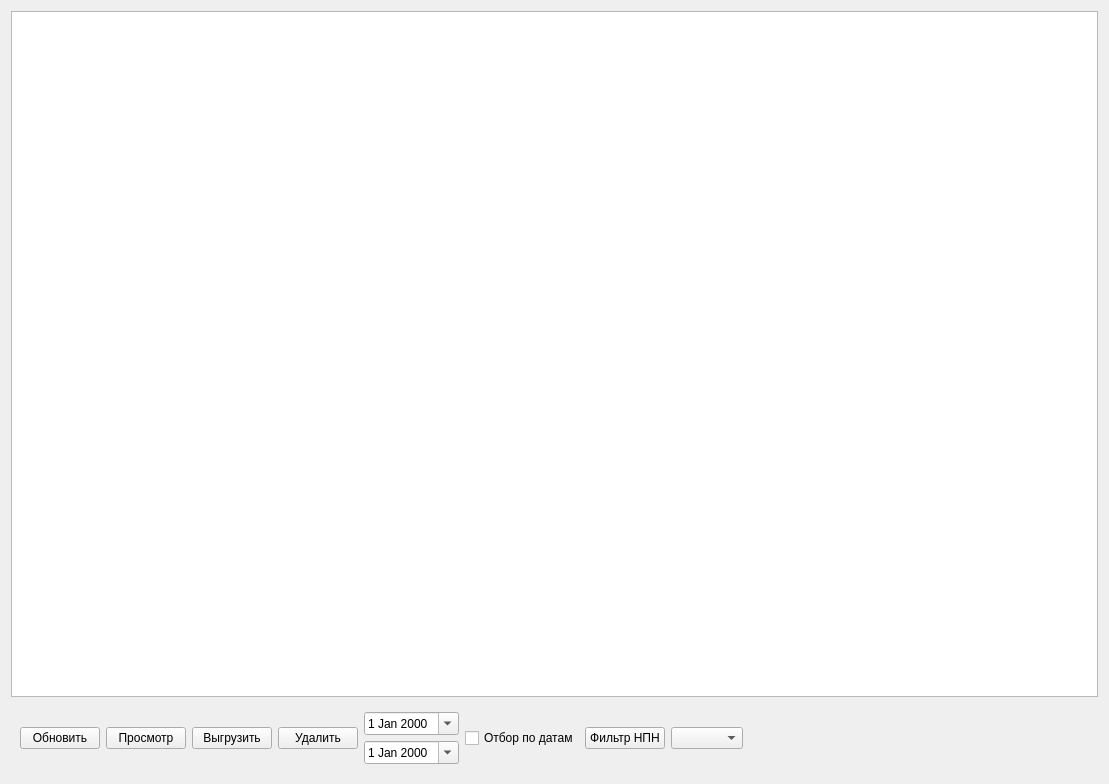
<?xml version="1.0" encoding="UTF-8"?>
<ui version="4.0">
 <class>FDs</class>
 <widget class="QWidget" name="FDs">
  <property name="windowModality">
   <enum>Qt::ApplicationModal</enum>
  </property>
  <property name="geometry">
   <rect>
    <x>0</x>
    <y>0</y>
    <width>1109</width>
    <height>784</height>
   </rect>
  </property>
  <property name="windowTitle">
   <string>Сеансы ДС</string>
  </property>
  <property name="windowIcon">
   <iconset resource="res.qrc">
    <normaloff>:/res/1/table.png</normaloff>:/res/1/table.png</iconset>
  </property>
  <layout class="QGridLayout" name="gridLayout">
   <item row="0" column="0">
    <widget class="QTableView" name="tableView"/>
   </item>
   <item row="1" column="0">
    <widget class="QFrame" name="frame">
     <property name="sizePolicy">
      <sizepolicy hsizetype="Preferred" vsizetype="Preferred">
       <horstretch>0</horstretch>
       <verstretch>0</verstretch>
      </sizepolicy>
     </property>
     <property name="minimumSize">
      <size>
       <width>0</width>
       <height>0</height>
      </size>
     </property>
     <property name="frameShape">
      <enum>QFrame::NoFrame</enum>
     </property>
     <property name="frameShadow">
      <enum>QFrame::Raised</enum>
     </property>
     <layout class="QHBoxLayout" name="horizontalLayout">
      <item>
       <widget class="QPushButton" name="btnRefresh">
        <property name="text">
         <string>Обновить</string>
        </property>
        <property name="icon">
         <iconset resource="res.qrc">
          <normaloff>:/res/1328013711_Refresh.ico</normaloff>:/res/1328013711_Refresh.ico</iconset>
        </property>
        <property name="iconSize">
         <size>
          <width>32</width>
          <height>32</height>
         </size>
        </property>
       </widget>
      </item>
      <item>
       <widget class="QPushButton" name="btnList">
        <property name="text">
         <string>Просмотр</string>
        </property>
        <property name="icon">
         <iconset resource="res.qrc">
          <normaloff>:/res/Text.png</normaloff>:/res/Text.png</iconset>
        </property>
        <property name="iconSize">
         <size>
          <width>32</width>
          <height>32</height>
         </size>
        </property>
       </widget>
      </item>
      <item>
       <widget class="QPushButton" name="btnVigr">
        <property name="text">
         <string>Выгрузить</string>
        </property>
        <property name="icon">
         <iconset resource="res.qrc">
          <normaloff>:/res/1/folder_go.png</normaloff>:/res/1/folder_go.png</iconset>
        </property>
        <property name="iconSize">
         <size>
          <width>32</width>
          <height>32</height>
         </size>
        </property>
       </widget>
      </item>
      <item>
       <widget class="QPushButton" name="btnDel">
        <property name="text">
         <string>Удалить</string>
        </property>
        <property name="icon">
         <iconset resource="res.qrc">
          <normaloff>:/res/1/bin.png</normaloff>:/res/1/bin.png</iconset>
        </property>
        <property name="iconSize">
         <size>
          <width>32</width>
          <height>32</height>
         </size>
        </property>
       </widget>
      </item>
      <item>
       <layout class="QVBoxLayout" name="verticalLayout">
        <item>
         <widget class="QDateEdit" name="dtn">
          <property name="calendarPopup">
           <bool>true</bool>
          </property>
         </widget>
        </item>
        <item>
         <widget class="QDateEdit" name="dtk">
          <property name="calendarPopup">
           <bool>true</bool>
          </property>
         </widget>
        </item>
       </layout>
      </item>
      <item>
       <widget class="QCheckBox" name="cbDat">
        <property name="text">
         <string>Отбор по датам</string>
        </property>
       </widget>
      </item>
      <item>
       <widget class="QPushButton" name="btnFiltr">
        <property name="text">
         <string>Фильтр НПН</string>
        </property>
        <property name="icon">
         <iconset resource="res.qrc">
          <normaloff>:/res/1/filter.png</normaloff>
          <normalon>:/res/1/filter_clear.png</normalon>
          <disabledoff>:/res/1/filter.png</disabledoff>
          <disabledon>:/res/1/filter_clear.png</disabledon>
          <activeoff>:/res/1/filter.png</activeoff>
          <activeon>:/res/1/filter_clear.png</activeon>
          <selectedoff>:/res/1/filter.png</selectedoff>
          <selectedon>:/res/1/filter_clear.png</selectedon>:/res/1/filter.png</iconset>
        </property>
        <property name="iconSize">
         <size>
          <width>32</width>
          <height>32</height>
         </size>
        </property>
        <property name="checkable">
         <bool>true</bool>
        </property>
       </widget>
      </item>
      <item>
       <widget class="QComboBox" name="cbNpn"/>
      </item>
      <item>
       <spacer name="horizontalSpacer">
        <property name="orientation">
         <enum>Qt::Horizontal</enum>
        </property>
        <property name="sizeHint" stdset="0">
         <size>
          <width>799</width>
          <height>20</height>
         </size>
        </property>
       </spacer>
      </item>
     </layout>
    </widget>
   </item>
  </layout>
 </widget>
 <resources>
  <include location="res.qrc"/>
 </resources>
 <connections/>
</ui>
